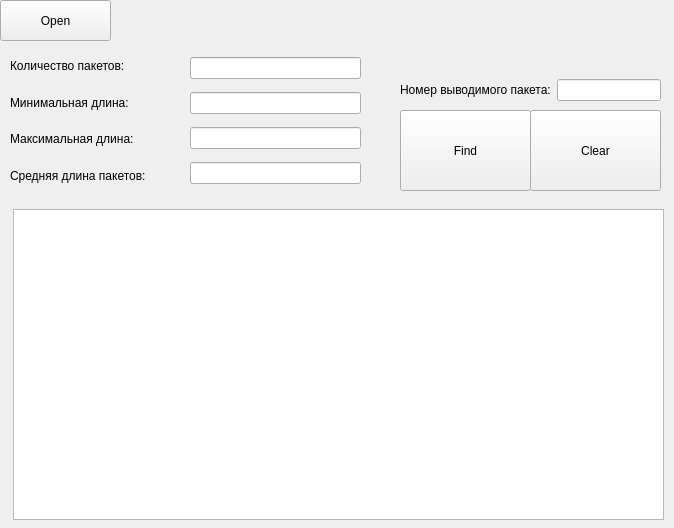
<?xml version="1.0" encoding="UTF-8"?>
<ui version="4.0">
 <class>Traffic</class>
 <widget class="QWidget" name="Traffic">
  <property name="geometry">
   <rect>
    <x>0</x>
    <y>0</y>
    <width>674</width>
    <height>528</height>
   </rect>
  </property>
  <property name="windowTitle">
   <string>Form</string>
  </property>
  <widget class="QPushButton" name="pushButton_open">
   <property name="geometry">
    <rect>
     <x>0</x>
     <y>0</y>
     <width>111</width>
     <height>41</height>
    </rect>
   </property>
   <property name="text">
    <string>Open</string>
   </property>
  </widget>
  <widget class="QWidget" name="verticalLayoutWidget">
   <property name="geometry">
    <rect>
     <x>10</x>
     <y>50</y>
     <width>181</width>
     <height>141</height>
    </rect>
   </property>
   <layout class="QVBoxLayout" name="verticalLayout">
    <item>
     <widget class="QLabel" name="label">
      <property name="text">
       <string>Количество пакетов:</string>
      </property>
     </widget>
    </item>
    <item>
     <widget class="QLabel" name="label_2">
      <property name="text">
       <string>Минимальная длина:</string>
      </property>
     </widget>
    </item>
    <item>
     <widget class="QLabel" name="label_3">
      <property name="text">
       <string>Максимальная длина:</string>
      </property>
     </widget>
    </item>
    <item>
     <widget class="QLabel" name="label_4">
      <property name="text">
       <string>Средняя длина пакетов:</string>
      </property>
     </widget>
    </item>
   </layout>
  </widget>
  <widget class="QWidget" name="verticalLayoutWidget_2">
   <property name="geometry">
    <rect>
     <x>190</x>
     <y>50</y>
     <width>171</width>
     <height>141</height>
    </rect>
   </property>
   <layout class="QVBoxLayout" name="verticalLayout_2">
    <item>
     <widget class="QLineEdit" name="lineEdit_number"/>
    </item>
    <item>
     <widget class="QLineEdit" name="lineEdit_minLength"/>
    </item>
    <item>
     <widget class="QLineEdit" name="lineEdit_maxLength"/>
    </item>
    <item>
     <widget class="QLineEdit" name="lineEdit_averageLength"/>
    </item>
   </layout>
  </widget>
  <widget class="QWidget" name="horizontalLayoutWidget">
   <property name="geometry">
    <rect>
     <x>400</x>
     <y>50</y>
     <width>261</width>
     <height>80</height>
    </rect>
   </property>
   <layout class="QHBoxLayout" name="horizontalLayout">
    <item>
     <widget class="QLabel" name="label_5">
      <property name="text">
       <string>Номер выводимого пакета:</string>
      </property>
     </widget>
    </item>
    <item>
     <widget class="QLineEdit" name="lineEdit_search"/>
    </item>
   </layout>
  </widget>
  <widget class="QPushButton" name="pushButton_find">
   <property name="geometry">
    <rect>
     <x>400</x>
     <y>110</y>
     <width>131</width>
     <height>81</height>
    </rect>
   </property>
   <property name="text">
    <string>Find</string>
   </property>
  </widget>
  <widget class="QPushButton" name="pushButton_clear">
   <property name="geometry">
    <rect>
     <x>530</x>
     <y>110</y>
     <width>131</width>
     <height>81</height>
    </rect>
   </property>
   <property name="text">
    <string>Clear</string>
   </property>
  </widget>
  <widget class="QTextEdit" name="textEdit_packetView">
   <property name="geometry">
    <rect>
     <x>13</x>
     <y>209</y>
     <width>651</width>
     <height>311</height>
    </rect>
   </property>
  </widget>
 </widget>
 <resources/>
 <connections/>
</ui>
